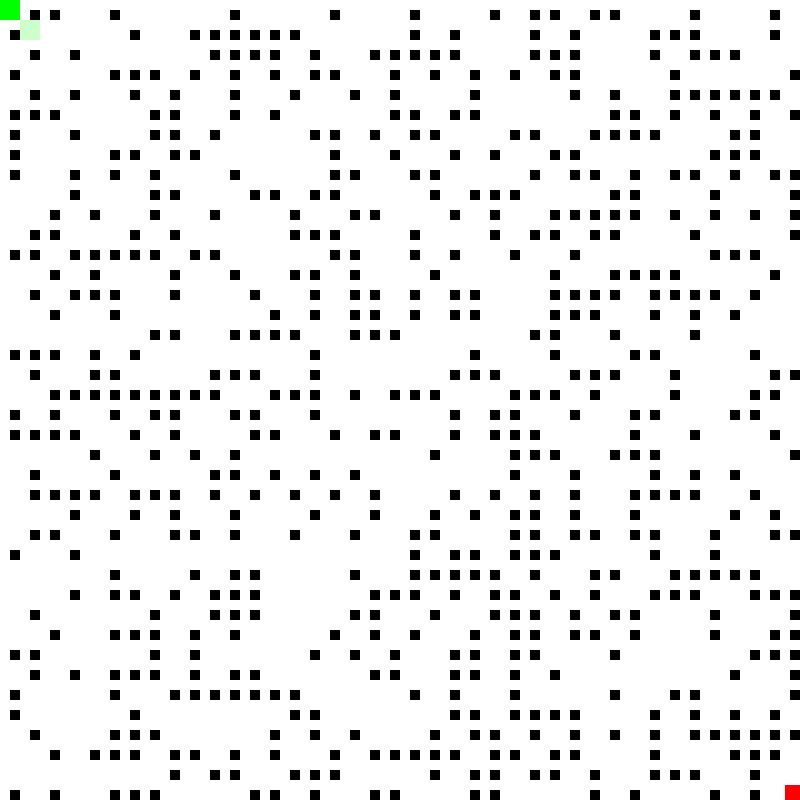
Frame 1 (no input)
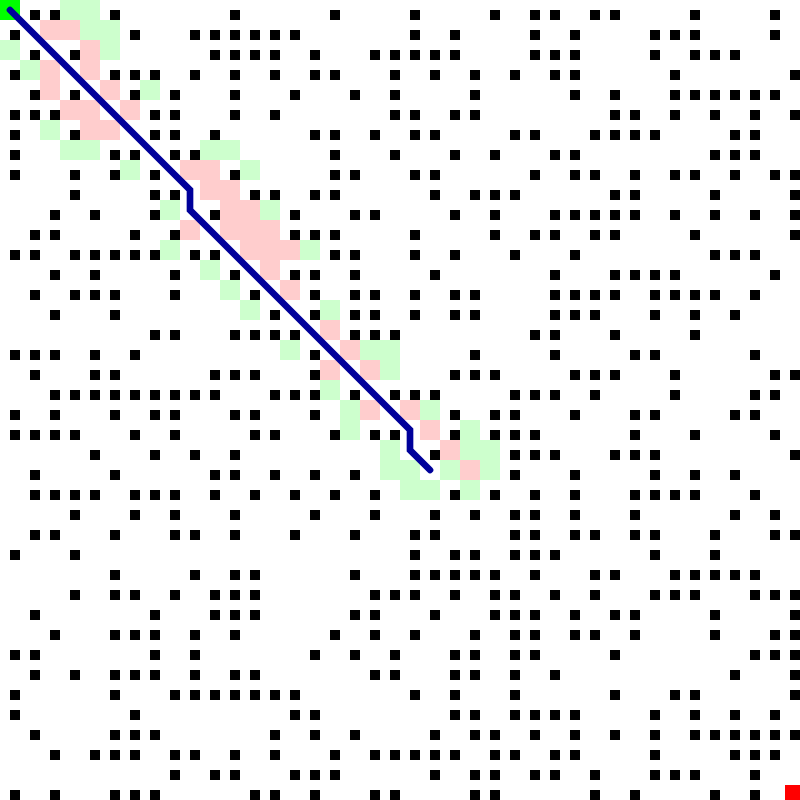
Frame 60 (no input)
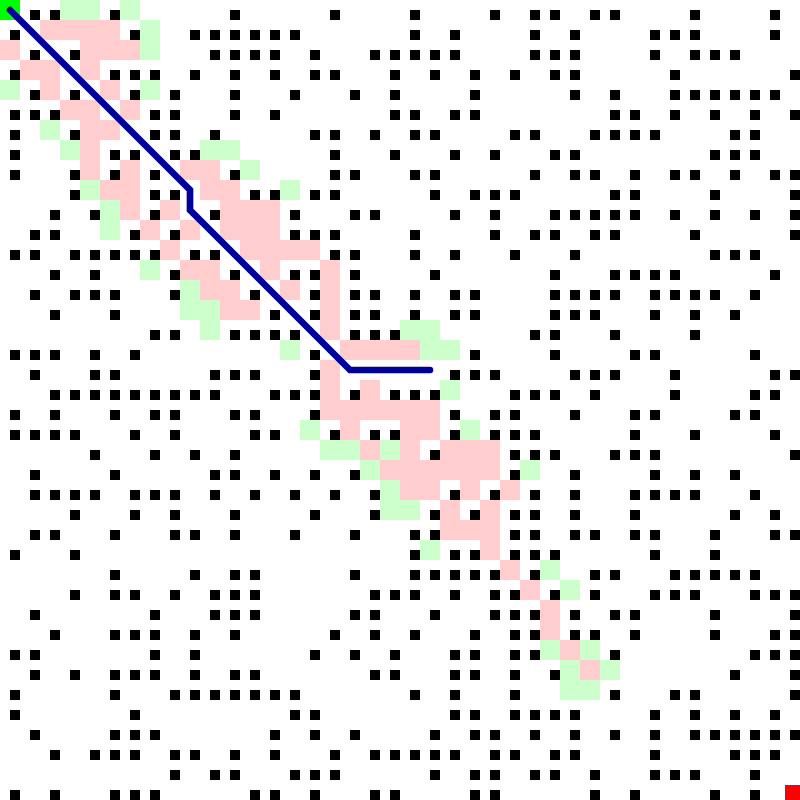
Frame 120 (the mouse pressed at the canvas centre since frame 60)

The p5.js sketch that drew these frames (run headless with seeded random() and noise() and a simulated clock; from frame 60 on, the mouse is pressed at the canvas centre):

// p5.js sketch
// ── sketch.js
function removeFromArray(arr, elt) 
{
  for (var i = arr.length - 1; i >= 0; i--) 
  {
    if (arr[i] == elt) 
    {
      arr.splice(i, 1);
    }
  }
}

// Et kvalificeret gæt på, hvor langt der er mellem to punkter
function heuristic(a, b) 
{
  var d = dist(a.i, a.j, b.i, b.j);
  return d;
}

// Hvor mange kolonner og rækker?
var cols = 40;
var rows = 40;

// Dette vil være 2D-arrayet
var grid = new Array(cols);

// Open og closed sæt
var openSet = [];
var closedSet = [];

// Start og Slut
var start;
var slut;

// Bredde og højde af hver celle i gitteret
var w, h;

// Vejen taget
var path = [];

function setup() 
{
  createCanvas(800, 800);
  console.log('stifinder ved hjælp af A*-algoritme');

  // Gittercellestørrelse
  w = width / cols;
  h = height / rows;

 // laver et 2D-array
  for (var i = 0; i < cols; i++) {
    grid[i] = new Array(rows);
  }

  for (var i = 0; i < cols; i++) {
    for (var j = 0; j < rows; j++) {
      grid[i][j] = new Mure(i, j);
    }
  }

  // Alle naboerne
  for (var i = 0; i < cols; i++) {
    for (var j = 0; j < rows; j++) {
      grid[i][j].addnaboer(grid);
    }
  }

  // Start og Slut
  start = grid[0][0];
  slut = grid[cols - 1][rows - 1];
  start.mur = false;
  slut.mur = false;
  // openSet starter kun med begyndelsen
    openSet.push(start) 
}

function draw() {
  // Søger jeg stadig?
  if (openSet.length > 0) {
    // næste bedste mulighed
    var IndexVærdie = 0;
    for (var i = 0; i < openSet.length; i++) {
      if (openSet[i].f < openSet[IndexVærdie].f) {
        IndexVærdie = i;
      }
    }
    var nuværende = openSet[IndexVærdie];

    // Blev jeg færdig?
    if (nuværende === slut) {
      noLoop();
      console.log('Fundet');
    }

// Bedste mulighed flyttes fra openSet til closedSet
    removeFromArray(openSet, nuværende);
    closedSet.push(nuværende);

   // Tjek alle naboerne
    var naboer = nuværende.naboer;
    for (var i = 0; i < naboer.length; i++) {
      var nabo = naboer[i];

      // Gyldig næste plads?
      if (!closedSet.includes(nabo) && !nabo.mur) {
        var midG = nuværende.g + heuristic(nabo, nuværende);

        // Er dette en bedre vej i sammenligning til den tidliger ?
        var newPath = false;
        if (openSet.includes(nabo)) {
          if (midG < nabo.g) {
            nabo.g = midG;
            newPath = true;
          }
        } else {
          nabo.g = midG;
          newPath = true;
          openSet.push(nabo);
        }

        // Ja, det er en bedre vej
        if (newPath) {
          nabo.h = heuristic(nabo, slut);
          nabo.f = nabo.g + nabo.h;
          nabo.previous = nuværende;
        }
      }
    }
   // Åh, ingen løsning
  } else {
    console.log('ingen løsning');
    noLoop();
    return;
  }

 // Tegn nuværende tilstand af alt
  background(255);

  for (var i = 0; i < cols; i++) {
    for (var j = 0; j < rows; j++) {
      grid[i][j].show();
    }
  }

  for (var i = 0; i < closedSet.length; i++) {
    closedSet[i].show(color(255, 0, 0, 50));
  }

  for (var i = 0; i < openSet.length; i++) {
    openSet[i].show(color(0, 255, 0, 50));
  }

  // Find stien ved at arbejde baglæns
  path = [];
  var midG = nuværende;
  path.push(midG);
  while (midG.previous) {
    path.push(midG.previous);
    midG = midG.previous;
  }

  for (var i = 0; i < path.length; i++) {
  path[i].show(color(255, 255, 255));
  }
  
  fill(0,255,0)
  rect(0,0,20,20)
  
  fill(255,0,0)
  rect(785,785,15,15)


 // Tegning af sti som er kontinuerlig linje
  noFill();
  stroke(0, 0, 155);
  strokeWeight(w / 3);
  beginShape();
  for (var i = 0; i < path.length; i++) {
    vertex(path[i].i * w + w / 2, path[i].j * h + h / 2);
  }
  endShape();

}
// ── Mure.js
class Mure 
{
  // Location
    constructor(i, j)
    {
      this.i = i;
      this.j = j;
  // f-, g- og h-værdier for A*
    this.f = 0;
    this.g = 0;
    this.h = 0;
  
  // Naboer
    this.naboer = [];
  
  // Hvor kom jeg fra?
    this.previous = undefined;
  
  // Er jeg en mur?
    this.mur = false;
    if (random(1) < 0.4) {
      this.mur = true;
    }
  
  // Vis mig
    this.show = function(col) {
      if (this.mur) {
        fill(0);
        noStroke();
        rect(this.i * w + w / 2, this.j * h + h / 2, w /2 , h / 2);
      } else if (col) {
        fill(col);
        rect(this.i * w, this.j * h, w, h);
      }
    };
  
  // Find ud af, hvem mine naboer er
    this.addnaboer = function(grid) {
      var i = this.i;
      var j = this.j;
      if (i < cols - 1) {
        this.naboer.push(grid[i + 1][j]);
      }
      if (i > 0) {
        this.naboer.push(grid[i - 1][j]);
      }
      if (j < rows - 1) {
        this.naboer.push(grid[i][j + 1]);
      }
      if (j > 0) {
        this.naboer.push(grid[i][j - 1]);
      }
      if (i > 0 && j > 0) {
        this.naboer.push(grid[i - 1][j - 1]);
      }
      if (i < cols - 1 && j > 0) {
        this.naboer.push(grid[i + 1][j - 1]);
      }
      if (i > 0 && j < rows - 1) {
        this.naboer.push(grid[i - 1][j + 1]);
      }
      if (i < cols - 1 && j < rows - 1) {
        this.naboer.push(grid[i + 1][j + 1]);
      }
    };
  }
}
  
  
  
